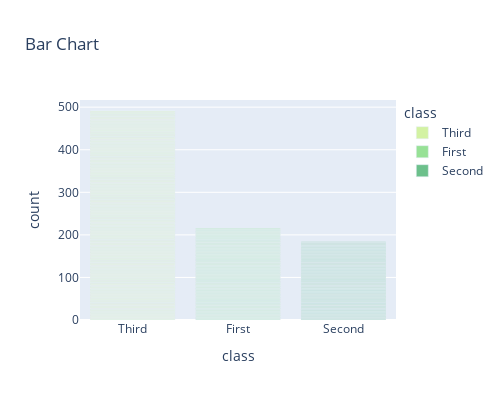

The code cell stored with this chart in its notebook:
### Code cell
fig=px.bar(df,x="class",title="Bar Chart",labels={"class":"class","count":"count"},color="class",height=400,width=500,color_discrete_sequence=px.colors.sequential.Emrld)
fig.show()

### Figure 1 — Plotly figure (JSON) as saved in the notebook; plotly's stock layout.template omitted (floating-point values rounded to 4 significant figures; data arrays with more than 128 entries replaced by an {"elided": "..."} marker saying what was removed)
{"data": [{"alignmentgroup": "True", "hovertemplate": "class=%{x}<br>count=%{y}<extra></extra>", "legendgroup": "Third", "marker": {"color": "rgb(211, 242, 163)", "pattern": {"shape": ""}}, "name": "Third", "offsetgroup": "Third", "orientation": "v", "showlegend": true, "textposition": "auto", "type": "bar", "x": {"elided": "491 str values"}, "xaxis": "x", "y": {"elided": "491 int values"}, "yaxis": "y"}, {"alignmentgroup": "True", "hovertemplate": "class=%{x}<br>count=%{y}<extra></extra>", "legendgroup": "First", "marker": {"color": "rgb(151, 225, 150)", "pattern": {"shape": ""}}, "name": "First", "offsetgroup": "First", "orientation": "v", "showlegend": true, "textposition": "auto", "type": "bar", "x": {"elided": "216 str values"}, "xaxis": "x", "y": {"elided": "216 int values"}, "yaxis": "y"}, {"alignmentgroup": "True", "hovertemplate": "class=%{x}<br>count=%{y}<extra></extra>", "legendgroup": "Second", "marker": {"color": "rgb(108, 192, 139)", "pattern": {"shape": ""}}, "name": "Second", "offsetgroup": "Second", "orientation": "v", "showlegend": true, "textposition": "auto", "type": "bar", "x": {"elided": "184 str values"}, "xaxis": "x", "y": {"elided": "184 int values"}, "yaxis": "y"}], "layout": {"barmode": "relative", "height": 400, "legend": {"title": {"text": "class"}, "tracegroupgap": 0}, "title": {"text": "Bar Chart"}, "width": 500, "xaxis": {"anchor": "y", "categoryarray": ["Third", "First", "Second"], "categoryorder": "array", "domain": [0, 1], "title": {"text": "class"}}, "yaxis": {"anchor": "x", "domain": [0, 1], "title": {"text": "count"}}}}
